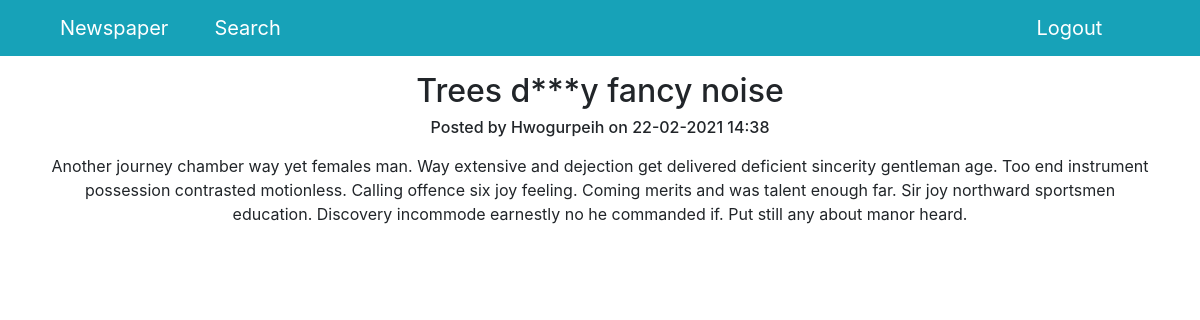
Page /3 on the committed database.
### news/models.py (models this page shows, shortened)
class Post(models.Model):
    author = models.ForeignKey('accounts.Author', on_delete=models.CASCADE)
    post_type = models.CharField(
        max_length=1,
        choices=[
            ('A', 'Article'),
            ('N', 'News')
        ],
        default='N'
    )
    posted = models.DateTimeField(auto_now_add=True)
    category = models.ManyToManyField(Category, through='PostCategory')
    title = models.CharField(max_length=255)
    content = models.TextField()
    rating = models.IntegerField(default=0)

### accounts/models.py (models this page shows, shortened)
class Author(models.Model):
    user = models.OneToOneField('auth.User', on_delete=models.CASCADE)
    rating = models.IntegerField(default=0)
    def __str__(self):
        return self.user.username

### news/views.py (the view)
# urls.py: path('<int:pk>', PostDetailView.as_view(), name='post_detail'),
class PostDetailView(DetailView):
    template_name = 'news/post_detail.html'
    queryset = Post.objects.all()

### news/templatetags/custom_filters.py (called while the page is built)
@register.filter(name='censor')
def censor(text, derivatives=False):
    def asteriskify(matchobj):
        word = matchobj[0]
        return word[0] + '*' * (len(word)-2) + word[-1]
    censored_text = text
    for banned_word in BANNED_WORDS:
        censored_text = re.sub(
            banned_word
            if derivatives else rf'(^|(?<=\W)){banned_word}((?=\W)|$)',
            asteriskify,
            censored_text,
            flags=re.IGNORECASE
        )
    return censored_text

### templates/news/post_detail.html (shortened to what this page needs)
{% extends 'default.html' %}
{% load custom_filters %}
{% block content %}
  <h2>{{ post.title | censor }}</h1>
  <h6>Posted by {{ post.author }} on {{ post.posted | date:"d-m-Y H:i" }}</h6>
  <div class="mt-3">{{ post.content | censor }}</div>
{% endblock content %}

### rows in the picture
Post: title|censor "Trees d***y fancy noise", author "Hwogurpeih", posted "22-02-2021 14:38", content|censor "Another journey chamber way yet females man. Way extensive and dejection get delivered deficient sincerity gentleman age. Too end instrument possession contrasted motionless. Calling offence six joy feeling. Coming merits and was talent enough far. Sir joy northward sportsmen education. Discovery incommode earnestly no he commanded if. Put still any about manor heard."
